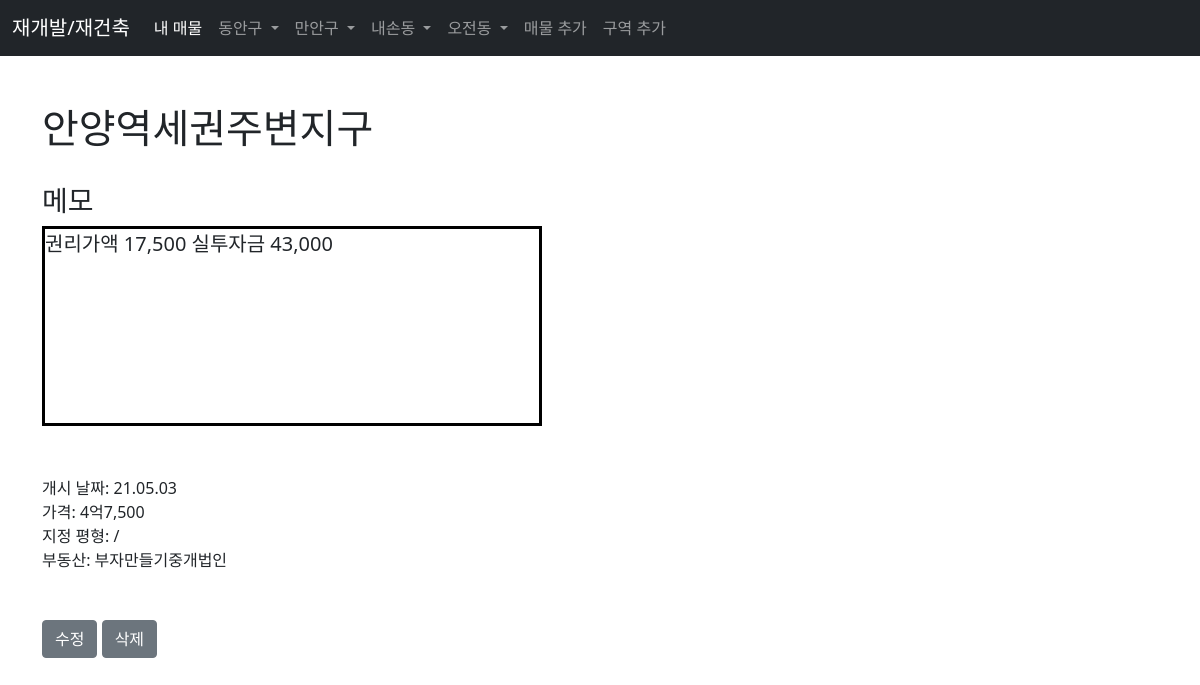
Screenshot of /article/16 with the database file from the repository.
### manageApp/models.py (models this page shows, shortened)
class Post(models.Model):
    district= models.CharField(max_length=255)
    price = models.CharField(max_length=255)
    area = models.CharField(max_length=255)
    owner = models.CharField(max_length=255)
    date = models.CharField(max_length=255)
    memo = models.TextField(default="메모 없음")

### manageApp/views.py (the view)
# urls.py: path('article/<int:pk>', DetailView.as_view(), name="detail"),
class DetailView(DetailView):
    model = Post
    template_name = 'detail.html'

### manageApp/templates/detail.html
{% extends 'base.html' %}
{% block content %}
{% load static %}
<link href="{% static 'detail.css' %}" rel="stylesheet">
<br>
<h1>{{ post.district }} </h1>
<br>
<h3>메모</h3>
<div class="memo">
    {{ post.memo }}
</div>
<div>
    개시 날짜: {{ post.date }}<br>
    가격: {{ post.price }}<br>
    지정 평형: {{ post.area }} <br>
    부동산: {{ post.owner }}
</div>
<br><br>
<a href="{% url 'edit_post' post.pk %}" class="btn btn-secondary">수정</a>
<a href="{% url 'delete_post' post.pk %}" class="btn btn-secondary" >삭제</a>
{% endblock %}

### manageApp/static/detail.css (style rules this page uses)
.memo { border: solid 3px black; font-size: 20px; width: 500px; height: 200px; margin-bottom: 50px; }

### rows the page displays
Post: district "안양역세권주변지구", memo "권리가액 17,500 실투자금 43,000", date "21.05.03", price "4억7,500", area "/", owner "부자만들기중개법인"
